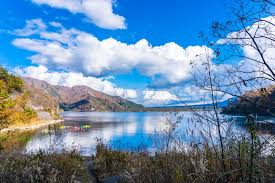
#> input picture t1.jpg, 275 x 183 px, found by its file name
$ python 10-9.py
#> lines starting #> are read from the running program, lines starting #| are printed output that depends on the picture
import cv2
import numpy as np

#影像平移

src=cv2.imread("t1.jpg")
#> src is the input picture: shape (183, 275, 3); mean B, G, R 170.7, 140, 106.1
cv2.imshow("src",src)

height,width=src.shape[0:2]
#> height = 183; width = 275
dsize=(width,height)
#> dsize = (275, 183)
x=50
y=100
#M矩陣公式取得
M=np.float32([[1,0,x]#控制水平方向(x軸)
             ,[0,1,y]])#控制垂直方向(y軸)
dst=cv2.warpAffine(src,M,dsize)
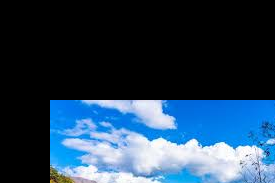
#> dst: shape (183, 275, 3); mean B, G, R 85.9, 63.2, 38.2
cv2.imshow("Dst",dst)

cv2.waitKey(0)
cv2.destroyAllWindows()
